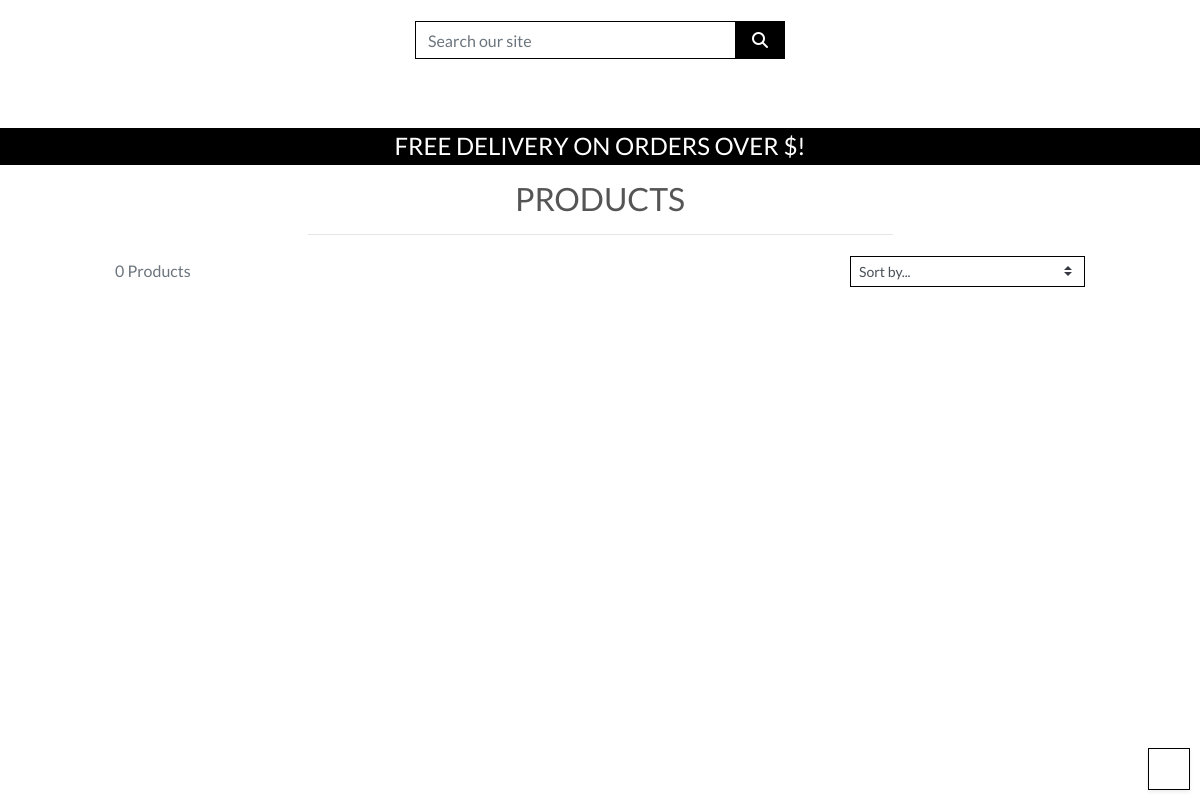
Before: /products/ with the older database file.
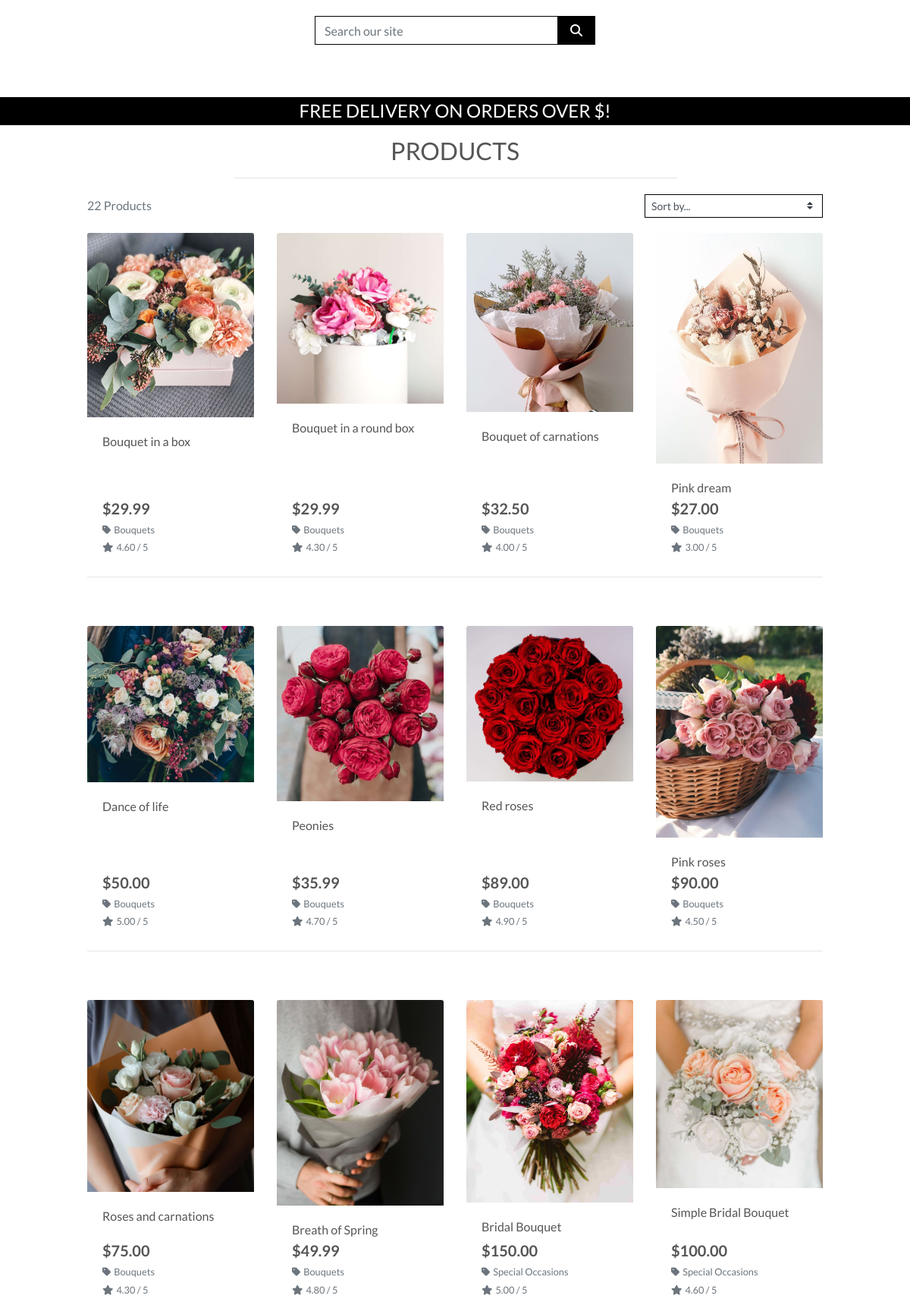
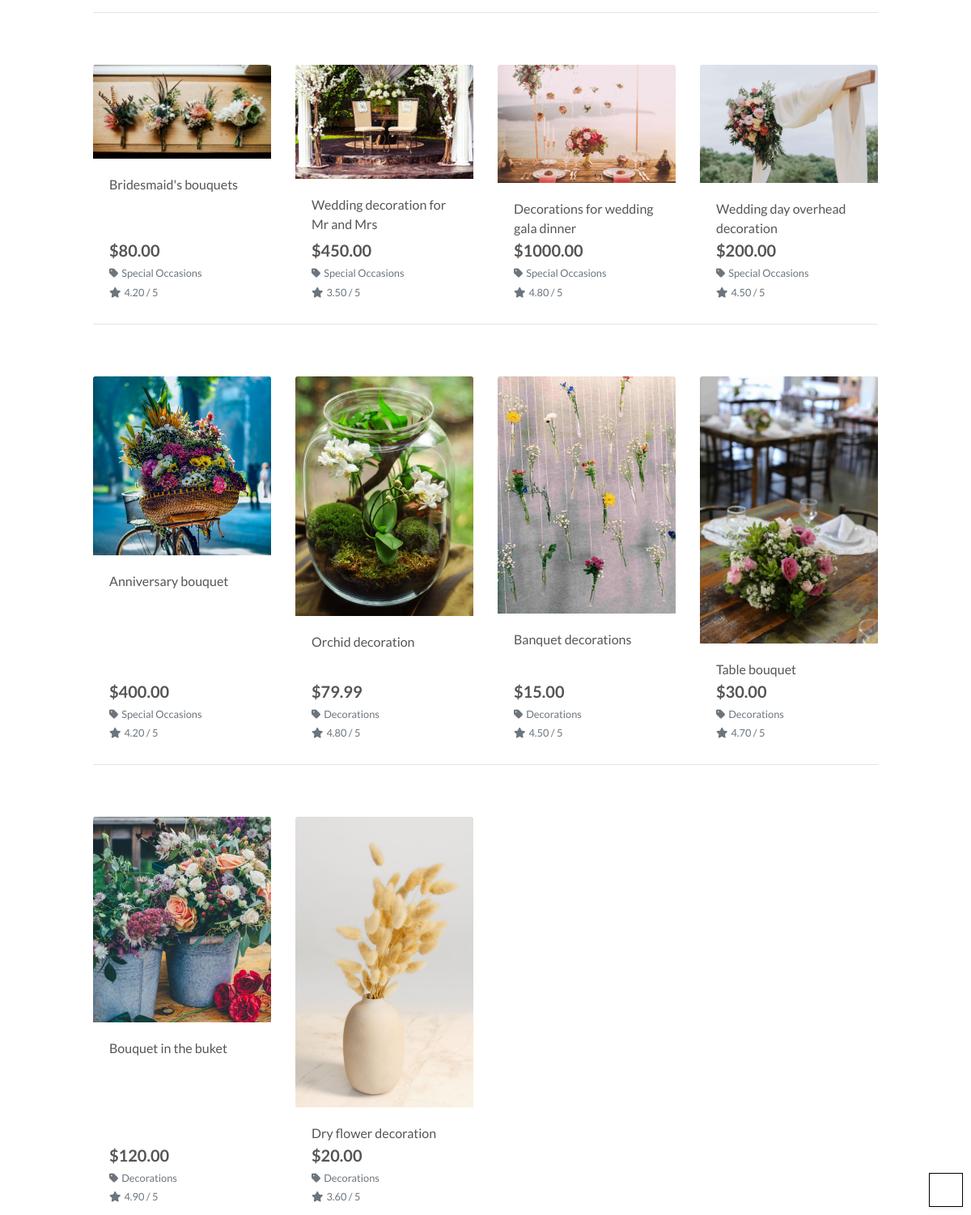
After: the same page with the newer database file (2 pictures, top to bottom).
### products/models.py (models this page shows, shortened)
class Product(models.Model):
    category = models.ForeignKey('Category', null=True, blank=True,
                                 on_delete=models.SET_NULL)
    sku = models.CharField(max_length=254, null=True, blank=True)
    name = models.CharField(max_length=254)
    description = models.TextField()
    price = models.DecimalField(max_digits=6, decimal_places=2)
    rating = models.DecimalField(max_digits=6, decimal_places=2, null=True,
                                 blank=True)
    image_url = models.URLField(max_length=1024, null=True, blank=True)
    image = models.ImageField(null=True, blank=True)

class Category(models.Model):
    class Meta:
        verbose_name_plural = 'Categories'
    name = models.CharField(max_length=254)
    friendly_name = models.CharField(max_length=254, null=True, blank=True)

### products/views.py (the view, shortened to what this page needs)
# urls.py: path('', views.all_products, name='products'),
def all_products(request):
    products = Product.objects.all()
    query = None
    categories = None
    sort = None
    direction = None
    current_sorting = f'{sort}_{direction}'
    context = {
        'products': products,
        'search_term': query,
        'current_categories': categories,
        'current_sorting': current_sorting,
    }
    return render(request, 'products/products.html', context)

### bag/context.py (called while the page is built, shortened)
def bag_contents(request):
    bag_items = []
    total = 0
    product_count = 0
    bag = request.session.get('bag', {})
    if total < settings.FREE_DELIVERY_THRESHOLD:
        delivery = total * Decimal(settings.STANDARD_DELIVERY_PERCENTAGE / 100)
        free_delivery_delta = settings.FREE_DELIVERY_THRESHOLD - total
    else:
        delivery = 0
        free_delivery_delta = 0
    grand_total = delivery + total
    context = {
        'bag_items': bag_items,
        'total': total,
        'product_count': product_count,
        'delivery': delivery,
        'free_delivery_delta': free_delivery_delta,
        'free_delivery_threshold': settings.FREE_DELIVERY_THRESHOLD,
        'grand_total': grand_total,
    }
    return context

### products/templates/products/products.html (shortened to what the changed rows need)
{% extends "base.html" %}
{% load static %}
{% block content %}
    <div class="container-fluid">
        <div class="row">
            <div class="col text-center mt-3">
                <h2 class="logo-font">Products</h2>
            </div>
        </div>
        <div class="row">
            <div class="product-container col-10 offset-1">
                <div class="row mt-1 mb-2">
                    <div class="col-12 col-md-6 order-md-first">
                        <p class="text-muted mt-3 text-center text-md-left">
                            {{ products|length }} Products{% if search_term %} found for <strong>"{{ search_term }}"</strong>{% endif %}
                        </p>
                    </div>
                </div>
                <div class="row">
                    {% for product in products %}
                        <div class="col-sm-6 col-md-6 col-lg-4 col-xl-3">
                            <div class="card h-100 border-0">
                                {% if product.image %}
                                <a href="{% url 'product_detail' product.id %}">
                                    <img class="card-img-top img-fluid" src="{{ product.image.url }}" alt="{{ product.name }}">
                                </a>
                                {% else %}
                                <a href="{% url 'product_detail' product.id %}">
                                    <img class="card-img-top img-fluid" src="{{ MEDIA_URL }}noimage.png" alt="{{ product.name }}">
                                </a>
                                {% endif %}
                                <div class="card-body pb-0">
                                    <p class="mb-0">{{ product.name }}</p>
                                </div>
                                <div class="card-footer bg-white pt-0 border-0 text-left">
                                    <div class="row">
                                        <div class="col">
                                            <p class="lead mb-0 text-left font-weight-bold">${{ product.price }}</p>
                                            {% if product.category %}
                                            <p class="small mt-1 mb-0">
                                                <a class="text-muted" href="{% url 'products' %}?category={{ product.category.name }}">
                                                    <i class="fas fa-tag mr-1"></i>{{ product.category.friendly_name }}
                                                </a>
                                            </p>
                                            {% endif %}
                                            {% if product.rating %}
                                                <small class="text-muted"><i class="fas fa-star mr-1"></i>{{ product.rating }} / 5</small>
                                            {% else %}
                                                <small class="text-muted">No Rating</small>
                                            {% endif %}
                                        </div>
                                    </div>
                                </div>
                            </div>
                        </div>
                        {% if forloop.counter|divisibleby:4 %}
                            <div class="col-12 d-none d-xl-block mb-5">
                                <hr>
                            </div>
                        {% endif %}
                    {% endfor %}
                </div>
            </div>
        </div>
    </div>
{% endblock %}

Changed rows visible on the page:
added Product: image (picture), name "Bouquet in a box", price "29.99", category.friendly_name "Bouquets", rating "4.60"
added Product: image (picture), name "Bouquet in a round box", price "29.99", category.friendly_name "Bouquets", rating "4.30"
added Product: image (picture), name "Bouquet of carnations", price "32.50", category.friendly_name "Bouquets", rating "4.00"
added Product: image (picture), name "Pink dream", price "27.00", category.friendly_name "Bouquets", rating "3.00"
added Product: image (picture), name "Dance of life", price "50.00", category.friendly_name "Bouquets", rating "5.00"
added Product: image (picture), name "Peonies", price "35.99", category.friendly_name "Bouquets", rating "4.70"
added Product: image (picture), name "Red roses", price "89.00", category.friendly_name "Bouquets", rating "4.90"
added Product: image (picture), name "Pink roses", price "90.00", category.friendly_name "Bouquets", rating "4.50"
added Product: image (picture), name "Roses and carnations", price "75.00", category.friendly_name "Bouquets", rating "4.30"
added Product: image (picture), name "Breath of Spring", price "49.99", category.friendly_name "Bouquets", rating "4.80"
added Product: image (picture), name "Bridal Bouquet", price "150.00", category.friendly_name "Special Occasions", rating "5.00"
added Product: image (picture), name "Simple Bridal Bouquet", price "100.00", category.friendly_name "Special Occasions", rating "4.60"
added Product: image (picture), name "Bridesmaid's bouquets", price "80.00", category.friendly_name "Special Occasions", rating "4.20"
added Product: image (picture), name "Wedding decoration for Mr and Mrs", price "450.00", category.friendly_name "Special Occasions", rating "3.50"
added Product: image (picture), name "Decorations for wedding gala dinner", price "1000.00", category.friendly_name "Special Occasions", rating "4.80"
added Product: image (picture), name "Wedding day overhead decoration", price "200.00", category.friendly_name "Special Occasions", rating "4.50"
added Product: image (picture), name "Anniversary bouquet", price "400.00", category.friendly_name "Special Occasions", rating "4.20"
added Product: image (picture), name "Orchid decoration", price "79.99", category.friendly_name "Decorations", rating "4.80"
added Product: image (picture), name "Banquet decorations", price "15.00", category.friendly_name "Decorations", rating "4.50"
added Product: image (picture), name "Table bouquet", price "30.00", category.friendly_name "Decorations", rating "4.70"
added Product: image (picture), name "Bouquet in the buket", price "120.00", category.friendly_name "Decorations", rating "4.90"
added Product: image (picture), name "Dry flower decoration", price "20.00", category.friendly_name "Decorations", rating "3.60"
Other visible differences:
{{ products|length }}: "0" → "22"
